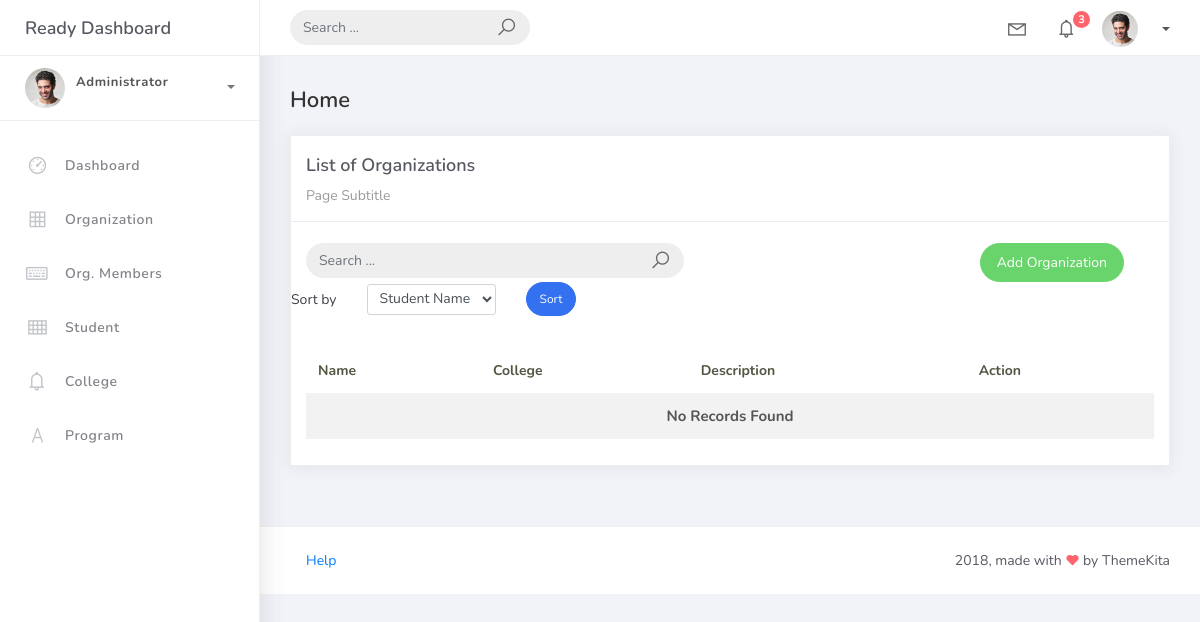
The app's page /organization_list/, older data.
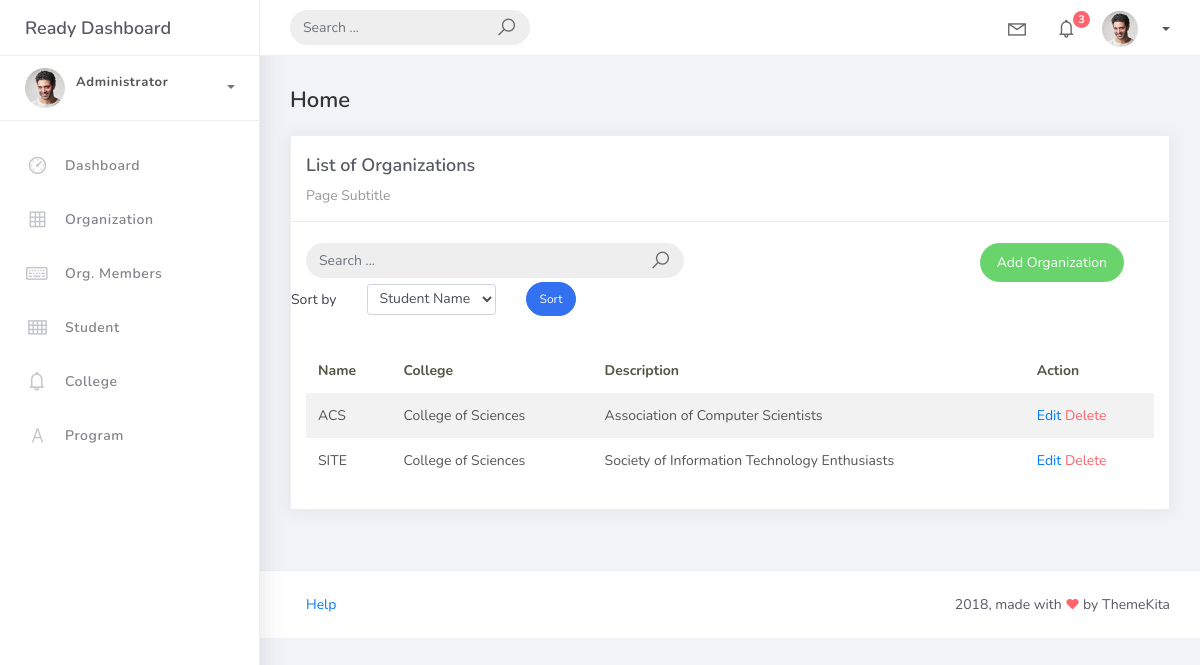
The same page, newer data.
### studentorg/models.py (models this page shows, shortened)
class BaseModel(models.Model):
    created_at = models.DateTimeField(auto_now_add=True, db_index=True)
    updated_at = models.DateTimeField(auto_now=True)
    class Meta:
        abstract = True

class Organization(BaseModel):
    name = models.CharField(max_length=250)
    college = models.ForeignKey(College, null=True, blank=True, on_delete=models.CASCADE)
    description = models.CharField(max_length=500)

class College(BaseModel):
    college_name = models.CharField(max_length=150)
    def __str__(self):
        return self.college_name

### studentorg/views.py (the view)
# urls.py: path("organization_list/", OrganizationList.as_view(), name="organization-list"),
class OrganizationList(ListView):
    model = Organization
    context_object_name = "organization"
    template_name = "org_list.html"
    paginate_by = 5
    def get_queryset(self):
        qs = super().get_queryset()
        query = self.request.GET.get("q")
        if query:
            qs = qs.filter(
                Q(name__icontains=query) |
                Q(description__icontains=query) |
                Q(college__college_name__icontains=query)
            )
        return qs

### templates/org_list.html (shortened to what the changed rows need)
{% extends 'base.html' %}
{% load static %}
{% block content %}
<div class="content">
    <div class="container-fluid">
        <div class="row">
            <div class="col-md-12">
                <div class="card">
                    <div class="card-body">
                        <table class="table table-striped mt-3">
                            <thead>
                                <tr>
                                    <th scope="col">Name</th>
                                    <th scope="col">College</th>
                                    <th scope="col">Description</th>
                                    <th scope="col">Action</th>
                                </tr>
                            </thead>
                            <tbody>
                                {% for object in object_list %}
                                <tr>
                                    <td>{{ object.name }}</td>
                                    <td>{{ object.college }}</td>
                                    <td>{{ object.description }}</td>
                                    <td>
                                        <a href="organization_list/{{ object.id }}">Edit</a>
                                        <a href="organization_list/{{ object.id }}/delete" class="text-danger">Delete</a>
                                    </td>
                                    </tr>
                                    {% empty %}
                                    <tr>
                                        <td colspan="4" style="text-align: center">
                                            <p class="text-sm font-weight-bold mb-0">No Records Found</p>
                                        </td>
                                    </tr>
                                {% endfor %}
                            </tbody>
                        </table>
                    </div>
                </div>
            </div>
        </div>
    </div>
</div>
{% endblock %}

Row changes from the older to the newer data that the page shows:
added Organization: name "ACS", college "College of Sciences", description "Association of Computer Scientists"
added Organization: name "SITE", college "College of Sciences", description "Society of Information Technology Enthusiasts"
Text that changed along with them:
text no longer shown: "No Records Found"
